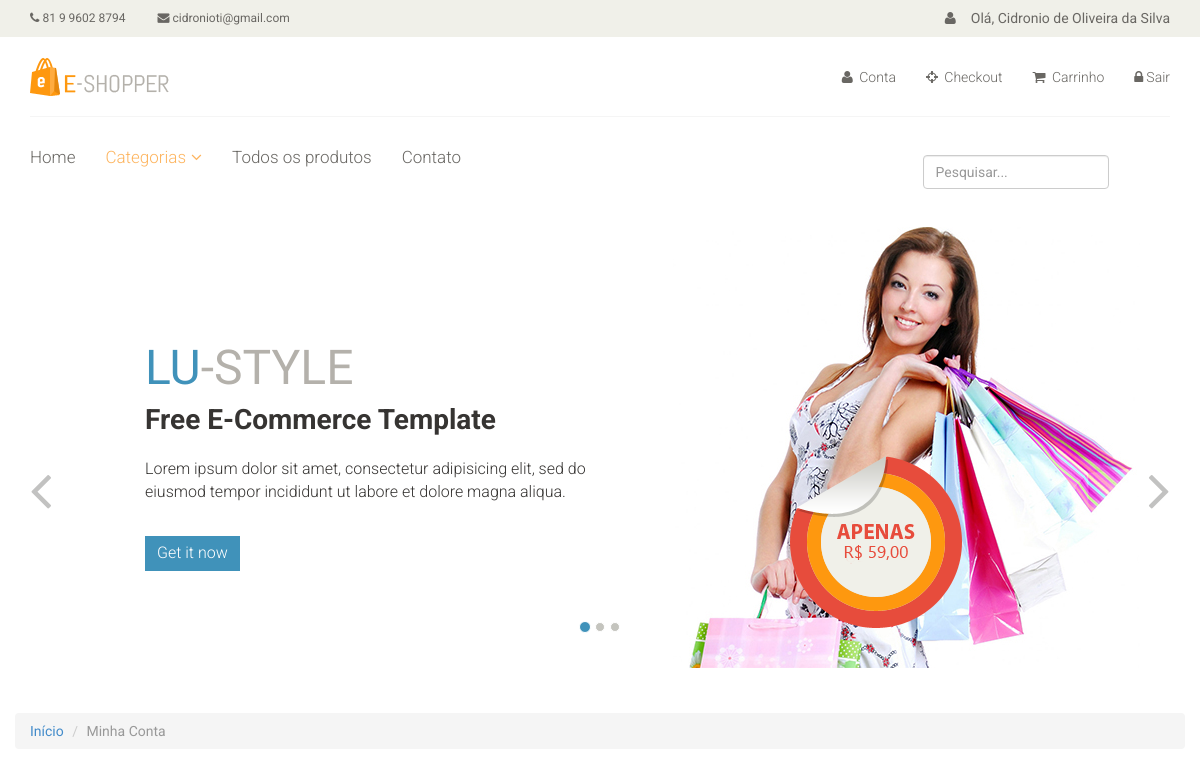
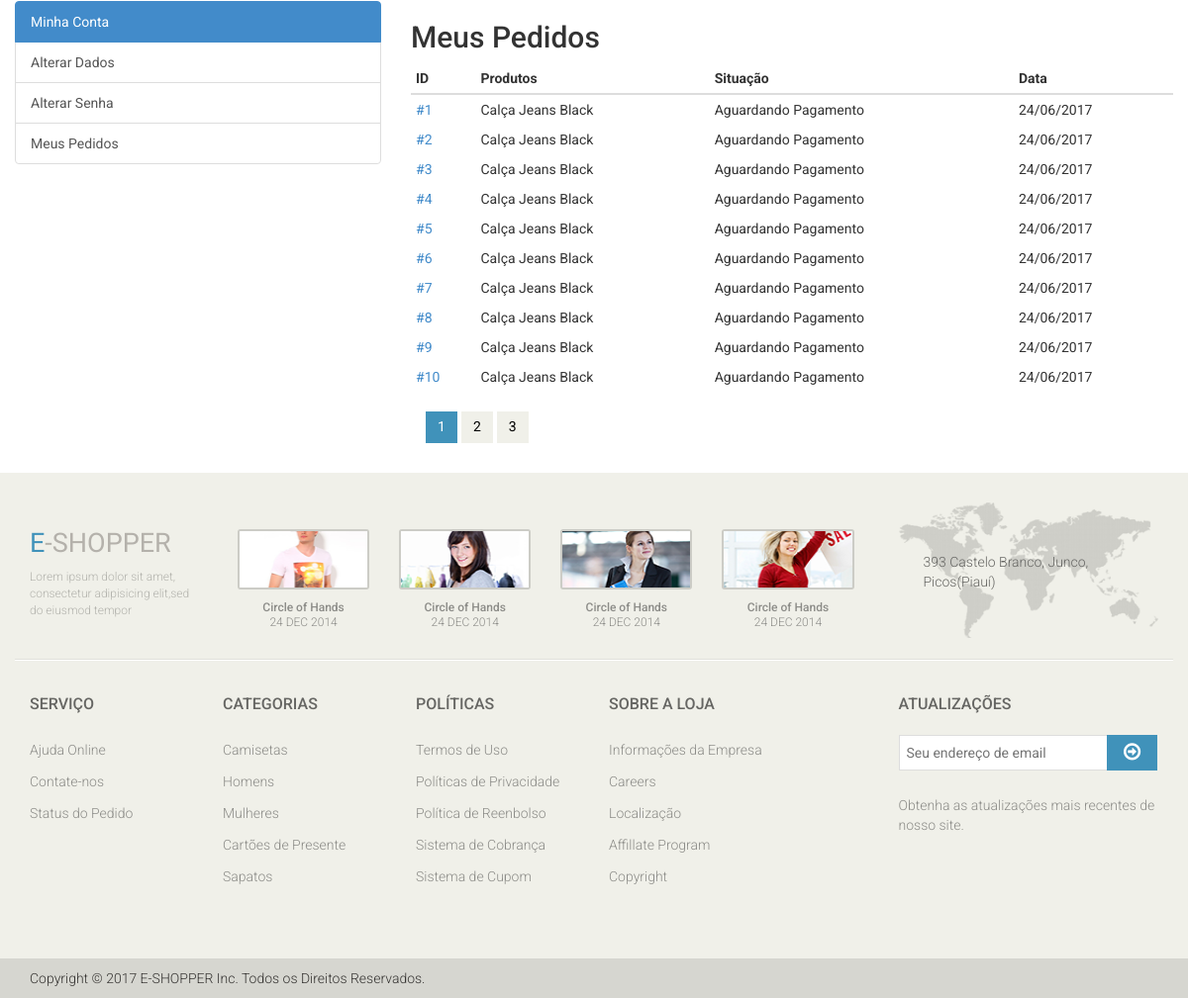
The app's page /compras/meus-pedidos/ (signed in) with its own data (2 pictures, top to bottom).
### accounts/models.py (models this page shows, shortened)
class User(AbstractBaseUser, PermissionsMixin):
	username = models.CharField(
		'Apelido / Usuário', max_length=30, unique=True, validators=[
			validators.RegexValidator(
				re.compile('^[\w.@+-]+$'),
				'Informe um nome de usuário válido.'
				'Este valor deve conter apenas letras, números'
				'e os caracteres: @/./+/-/_ .'
				, 'invalid'
			)
		], help_text = 'Um nome curto que será usado para identifica-lo de forma única na plataforma'
	)
	name = models.CharField('Nome', max_length=100, blank=True)
	email = models.EmailField('E-mail', unique=True)
	is_staff = models.BooleanField('Equipe', default=False)
	is_active = models.BooleanField('Ativo', default=True)
	date_joined = models.DateTimeField('Data de entrada', auto_now_add=True)
	USERNAME_FIELD = 'username'
	REQUIRED_FIELDS = ['email']
	objects= UserManager()
	class Meta:
		verbose_name = 'Usuário'
		verbose_name_plural = 'Usuários'
	def __str__(self):
		return self.name or self.username

### checkout/models.py (models this page shows, shortened)
class Order(models.Model):
	STATUS_CHOICES = (
		(0, 'Aguardando Pagamento'),
		(1, 'Compra Concluída'),
		(2, 'Compra Cancelada'),
	)
	PAYMENT_OPTIONS_CHOICES = (
		('deposit', 'Depósito'),
		('pagseguro', 'PagSeguro'),
		('paypal', 'Paypal'),
	)
	user = models.ForeignKey(settings.AUTH_USER_MODEL, verbose_name='Usuário')
	status = models.IntegerField('Situação', choices=STATUS_CHOICES, default=0, blank=True)
	payment_option = models.CharField('Opção de Pagamento', choices=PAYMENT_OPTIONS_CHOICES, max_length=20, default='deposit')
	created = models.DateTimeField('Criado em', auto_now_add=True)
	modified = models.DateTimeField('Modificado em', auto_now=True)
	objects = OrderManager()
	class Meta:
		verbose_name = 'Pedido'
		verbose_name_plural = 'Pedidos'
	def products(self):
		products_ids=self.items.values_list('product')
		return Product.objects.filter(pk__in=products_ids)
	def pagseguro(self):
		self.payment_option = 'pagseguro'
		self.save()
		pg = PagSeguro(email=settings.PAGSEGURO_EMAIL, token=settings.PAGSEGURO_TOKEN, config={'sandbox': settings.PAGSEGURO_SANDBOX})
		pg.sender = {'email': self.user.email}
		pg.reference_prefix = ''
		pg.shipping = None
		pg.reference = self.pk
		for item in self.items.all():
			pg.items.append({'id': item.product.pk, 'description': item.product.name, 'quantity': item.quantity, 'amount': '%.2f' % item.price})
		return pg

### catalog/models.py (models this page shows, shortened)
class Product(models.Model):
	name = models.CharField('Nome', max_length=100)
	slug = models.SlugField('Indetificador', max_length=100)
	category = models.ForeignKey('catalog.Category', verbose_name='Categoria')
	description = models.TextField('Descrição', blank=True)
	price = models.DecimalField('Preço', decimal_places=2, max_digits=10)
	image = models.ImageField('Imagem', upload_to='products', blank=True, null=True)
	created = models.DateTimeField('Criado em', auto_now_add=True)
	modified = models.DateTimeField('Modificado em', auto_now_add=True)
	class Meta:
		verbose_name = 'Produto'
		verbose_name_plural = 'Produtos'
		ordering = ['name']

### checkout/views.py (the view)
class OrderListView(LoginRequiredMixin, ListView):
	template_name = 'checkout/order_list.html'
	paginate_by = 10
	def get_queryset(self):
		return Order.objects.filter(user=self.request.user)

### catalog/context_processors.py (called while the page is built)
def categories(request):
	return {
		'categories': Category.objects.all()
	}

### catalog/models.py (called while the page is built)
	def __str__(self):
		return self.name

	def get_absolute_url(self):
		return reverse('catalog:category', kwargs={'slug': self.slug})

### core/templatetags/pagination.py (called while the page is built)
@register.inclusion_tag('pagination.html')
def pagination(request, paginator, page_obj):
	context = {}
	context['paginator'] = paginator
	context['request'] = request
	context['page_obj'] = page_obj
	getvars = request.GET.copy()
	if 'page' in getvars:
		del getvars['page']
	if len(getvars) > 0:
		context['getvars'] = '&{0}'.format(getvars.urlencode())
	else:
		context['getvars'] = ''
	return context

### checkout/templates/checkout/order_list.html (shortened to what this page needs)
{% extends "accounts/index.html" %}
{% load pagination %}
{% block accounts_container %}
<h2>Meus Pedidos</h2>
<div class="table-responsive cart_info">
    <table class="table table-condensed">
        <thead>
            <tr>
                <th>
                    ID
                </th>
                <th>
                    Produtos
                </th>
                <th>
                    Situação
                </th>
                <th>
                    Data
                </th>
            </tr>
        </thead>
        <tbody>
            {% for order in object_list %}
            <tr>
                <td>
                    <a href="{% url 'checkout:order_detail' order.pk %}">#{{ order.pk }}</a>
                </td>
                <td>
                    {% for product in order.products %}
                    {{ product.name }}{% if not forloop.last %}<br />{% endif %}
                    {% endfor %}
                </td>
                <td>
                    {{ order.get_status_display }}
                </td>
                <td>
                    {{ order.created|date:"d/m/Y" }}
                </td>
            </tr>
            {% endfor %}
        </tbody>
    </table>
</div>
{% pagination request paginator page_obj %}
{% endblock %}

### core/templates/base.html (shortened to what this page needs)
<!DOCTYPE html>
{% load static %}
<html lang="en">
<head>
    <link href="{% static 'css/bootstrap.min.css' %}" rel="stylesheet">
    <link href="{% static 'css/font-awesome.min.css' %}" rel="stylesheet">
    <link href="{% static 'css/prettyPhoto.css' %}" rel="stylesheet">
    <link href="{% static 'css/price-range.css' %}" rel="stylesheet">
    <link href="{% static 'css/animate.css' %}" rel="stylesheet">
	<link href="{% static 'css/main.css' %}" rel="stylesheet">
	<link href="{% static 'css/responsive.css' %}" rel="stylesheet">
</head>
<body>
	<header id="header">
		<div class="header_top">
			<div class="container">
				<div class="row">
					<div class="col-sm-6 ">
						<div class="contactinfo">
							<ul class="nav nav-pills">
								<li><a href=""><i class="fa fa-phone"></i> 81 9 9602 8794</a></li>
								<li><a href=""><i class="fa fa-envelope"></i>  {{ user.email }}</a></li>
							</ul>
						</div>
					</div>
					<div class="col-sm-6">
						<div class="social-icons pull-right">
							<ul class="nav navbar-nav">
								{% if user.is_authenticated %}
									<li> <a href=""><i class="fa fa-user"></i>Olá, {{ user }}</a></li>
								{% else %}
									<li> <a href=""><i class="fa fa-user"></i>Olá</a></li>
								{% endif %}
							</ul>
						</div>
					</div>
				</div>
			</div>
		</div>
		<div class="header-middle">
			<div class="container">
				<div class="row">
					<div class="col-sm-4">
						<div class="logo pull-left">
							<a href="{% url 'index' %}"><img src="{% static 'img/logo.png' %}" alt="" /></a>
						</div>
					</div>
					<div class="col-sm-8">
						<div class="shop-menu pull-right">
							<ul class="nav navbar-nav">
								<li><a href="{% url 'accounts:index' %}"><i class="fa fa-user"></i> Conta</a></li>
								<li><a href="{% url 'checkout' %}"><i class="fa fa-crosshairs"></i> Checkout</a></li>
								<li><a href="{% url 'checkout:cart_item' %}"><i class="fa fa-shopping-cart"></i> Carrinho</a></li>
								{% if user.is_authenticated %}
									<li><a href="{% url 'logout' %}"><i class="fa fa-lock"></i>Sair</a></li>
								{% else %}
									<li><a href="{% url 'login' %}"><i class="fa fa-lock"></i> Login</a></li>
								{% endif %}
							</ul>
						</div>
					</div>
				</div>
			</div>
		</div>
		<div class="header-bottom">
			<div class="container">
				<div class="row">
					<div class="col-sm-9">
						<div class="mainmenu pull-left">
							<ul class="nav navbar-nav collapse navbar-collapse">
								<li><a href="{% url 'catalog:products' %}">Home</a></li>
								<li class="dropdown"><a href="#" class="active">Categorias<i class="fa fa-angle-down"></i></a>
                                </li>
								<li><a href="{% url 'catalog:products' %}">Todos os produtos</a></li>
								<li><a href="{% url 'contact' %}">Contato</a></li>
							</ul>
						</div>
					</div>
					<div class="col-sm-3">
							<form class="navbar-form navbar-left" role="search" action="{% url 'catalog:products' %}">
						        <div class="form-group">
						          <input name="q" type="text" class="form-control" placeholder="Pesquisar..." />
						        </div>
	     					</form>
					</div>
				</div>
				</div>
			</div>
	</header>
	<section id="slider">
		{% block slider %}
		<div class="container">
			<div class="row">
				<div class="col-sm-12">
					<div id="slider-carousel" class="carousel slide" data-ride="carousel">
						<ol class="carousel-indicators">
							<li data-target="#slider-carousel" data-slide-to="0" class="active"></li>
							<li data-target="#slider-carousel" data-slide-to="1"></li>
							<li data-target="#slider-carousel" data-slide-to="2"></li>
						</ol>
						<div class="carousel-inner">
							<div class="item active">
								<div class="col-sm-6">
									<h1><span>LU</span>-STYLE</h1>
									<h2>Free E-Commerce Template</h2>
									<p>Lorem ipsum dolor sit amet, consectetur adipisicing elit, sed do eiusmod tempor incididunt ut labore et dolore magna aliqua. </p>
									<button type="button" class="btn btn-default get">Get it now</button>
								</div>
								<div class="col-sm-6">
									<img src="{% static 'img/girl1.jpg' %}" class="girl img-responsive" alt="" />
									<img src="{% static 'img/pricing.png' %}"  class="pricing" alt="" />
								</div>
							</div>
						</div>
						<a href="#slider-carousel" class="left control-carousel hidden-xs" data-slide="prev">
							<i class="fa fa-angle-left"></i>
						</a>
						<a href="#slider-carousel" class="right control-carousel hidden-xs" data-slide="next">
							<i class="fa fa-angle-right"></i>
						</a>
					</div>
				</div>
			</div>
		</div>
		{% endblock %}
	</section>
	<section>
		<div class="container">
			<div class="row">
				{% block container %} {% endblock %}
			</div>
		</div>
	</section>
	<footer id="footer">
		<div class="footer-top">
			<div class="container">
				<div class="row">
					<div class="col-sm-2">
						<div class="companyinfo">
							<h2><span>e</span>-shopper</h2>
							<p>Lorem ipsum dolor sit amet, consectetur adipisicing elit,sed do eiusmod tempor</p>
						</div>
					</div>
					<div class="col-sm-7">
						<div class="col-sm-3">
							<div class="video-gallery text-center">
								<a href="#">
									<div class="iframe-img">
										<img src="images/home/iframe1.png" alt="" />
									</div>
								</a>
								<p>Circle of Hands</p>
								<h2>24 DEC 2014</h2>
							</div>
						</div>
						<div class="col-sm-3">
							<div class="video-gallery text-center">
								<a href="#">
									<div class="iframe-img">
										<img src="images/home/iframe2.png" alt="" />
									</div>
								</a>
								<p>Circle of Hands</p>
								<h2>24 DEC 2014</h2>
							</div>
						</div>
						<div class="col-sm-3">
							<div class="video-gallery text-center">
								<a href="#">
									<div class="iframe-img">
										<img src="images/home/iframe3.png" alt="" />
									</div>
								</a>
								<p>Circle of Hands</p>
								<h2>24 DEC 2014</h2>
							</div>
						</div>
						<div class="col-sm-3">
							<div class="video-gallery text-center">
								<a href="#">
									<div class="iframe-img">
										<img src="images/home/iframe4.png" alt="" />
									</div>
								</a>
								<p>Circle of Hands</p>
								<h2>24 DEC 2014</h2>
							</div>
						</div>
					</div>
					<div class="col-sm-3">
						<div class="address">
							<img src="images/home/map.png" alt="" />
							<p>393 Castelo Branco, Junco, Picos(Piauí)</p>
						</div>
					</div>
				</div>
			</div>
		</div>
		<div class="footer-widget">
			<div class="container">
				<div class="row">
					<div class="col-sm-2">
						<div class="single-widget">
							<h2>Serviço</h2>
							<ul class="nav nav-pills nav-stacked">
								<li><a href="#">Ajuda Online</a></li>
								<li><a href="#">Contate-nos</a></li>
								<li><a href="#">Status do Pedido</a></li>
							</ul>
						</div>
					</div>
					<div class="col-sm-2">
						<div class="single-widget">
							<h2>Categorias</h2>
							<ul class="nav nav-pills nav-stacked">
								<li><a href="#">Camisetas</a></li>
								<li><a href="#">Homens</a></li>
								<li><a href="#">Mulheres</a></li>
								<li><a href="#">Cartões de Presente</a></li>
								<li><a href="#">Sapatos</a></li>
							</ul>
						</div>
					</div>
					<div class="col-sm-2">
						<div class="single-widget">
							<h2>Políticas</h2>
							<ul class="nav nav-pills nav-stacked">
								<li><a href="#">Termos de Uso</a></li>
								<li><a href="#">Políticas de Privacidade</a></li>
								<li><a href="#">Política de Reenbolso</a></li>
								<li><a href="#">Sistema de Cobrança</a></li>
								<li><a href="#">Sistema de Cupom</a></li>
							</ul>
						</div>
					</div>
					<div class="col-sm-2">
						<div class="single-widget">
							<h2>Sobre a Loja</h2>
							<ul class="nav nav-pills nav-stacked">
								<li><a href="#">Informações da Empresa</a></li>
								<li><a href="#">Careers</a></li>
								<li><a href="#">Localização</a></li>
								<li><a href="#">Affillate Program</a></li>
								<li><a href="#">Copyright</a></li>
							</ul>
						</div>
					</div>
					<div class="col-sm-3 col-sm-offset-1">
						<div class="single-widget">
							<h2>Atualizações</h2>
							<form action="#" class="searchform">
								<input type="text" placeholder="Seu endereço de email" />
								<button type="submit" class="btn btn-default"><i class="fa fa-arrow-circle-o-right"></i></button>
								<p>Obtenha as atualizações mais recentes de
								nosso site.</p>
							</form>
						</div>
					</div>
				</div>
			</div>
		</div>
		<div class="footer-bottom">
			<div class="container">
				<div class="row">
					<p class="pull-left">Copyright © 2017 E-SHOPPER Inc. Todos os Direitos Reservados.</p>
				</div>
			</div>
		</div>
	</footer>
</body>
</html>

### records on screen
User: email "cidronioti@gmail.com", name "Cidronio de Oliveira da Silva"
Order: pk "1", status "Aguardando Pagamento", created "24/06/2017"
Product: name "Calça Jeans Black"
Order: pk "2", status "Aguardando Pagamento", created "24/06/2017"
Order: pk "3", status "Aguardando Pagamento", created "24/06/2017"
Order: pk "4", status "Aguardando Pagamento", created "24/06/2017"
Order: pk "5", status "Aguardando Pagamento", created "24/06/2017"
Order: pk "6", status "Aguardando Pagamento", created "24/06/2017"
Order: pk "7", status "Aguardando Pagamento", created "24/06/2017"
Order: pk "8", status "Aguardando Pagamento", created "24/06/2017"
Order: pk "9", status "Aguardando Pagamento", created "24/06/2017"
Order: pk "10", status "Aguardando Pagamento", created "24/06/2017"

### other values on screen
{{ page }} "1" "2" "3"
